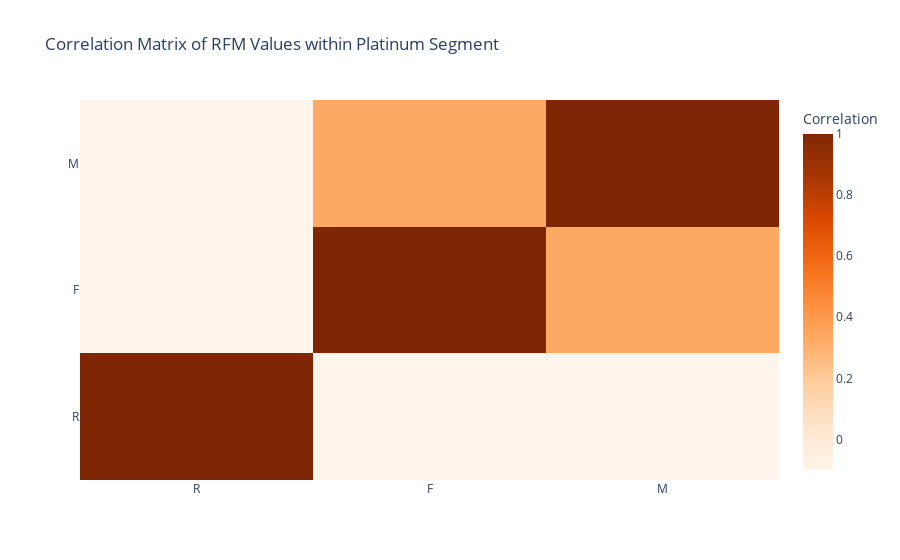

Write notebook code for a chart like this one.
### Code cell
# Create the heatmap
fig_heatmap=go.Figure(data=go.Heatmap(
                z=Correlation_matrix.values,
                x=Correlation_matrix.columns,
                y=Correlation_matrix.columns,
                colorscale='Oranges',
                colorbar=dict(title='Correlation')
))
# Update layout with a title
fig_heatmap.update_layout(title='Correlation Matrix of RFM Values within Platinum Segment')

#Display the heatmap
fig_heatmap.show()

### Figure 1 — Plotly figure (JSON) as saved in the notebook; plotly's stock layout.template omitted (floating-point values rounded to 4 significant figures)
{"data": [{"colorbar": {"title": {"text": "Correlation"}}, "colorscale": [[0, "rgb(255,245,235)"], [0.125, "rgb(254,230,206)"], [0.25, "rgb(253,208,162)"], [0.375, "rgb(253,174,107)"], [0.5, "rgb(253,141,60)"], [0.625, "rgb(241,105,19)"], [0.75, "rgb(217,72,1)"], [0.875, "rgb(166,54,3)"], [1, "rgb(127,39,4)"]], "type": "heatmap", "x": ["R", "F", "M"], "y": ["R", "F", "M"], "z": [[1, -0.09605, -0.1001], [-0.09605, 1, 0.3349], [-0.1001, 0.3349, 1]]}], "layout": {"title": {"text": "Correlation Matrix of RFM Values within Platinum Segment"}}}
